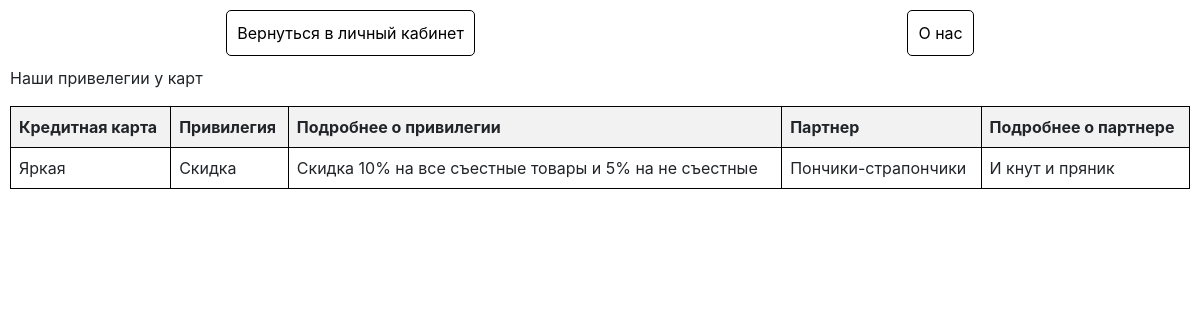
The page /cards on the database its author committed.
### bank_account/models.py (models this page shows, shortened)
class CardTypePrivileges(models.Model):
    privileges = models.ForeignKey(Privileges, on_delete=models.CASCADE)
    credit_card_type = models.ForeignKey(CreditCardType, on_delete=models.CASCADE)

class CreditCardType(models.Model):
    name = models.CharField(max_length=255)
    description = models.CharField(max_length=255)
    def __str__(self):
        return self.name

class Privileges(models.Model):
    name = models.CharField(max_length=255)
    description = models.CharField(max_length=255)
    bank_partner = models.ForeignKey(BankPartner, on_delete=models.CASCADE)
    privilege_type = models.ForeignKey(PrivilegeType, on_delete=models.CASCADE)

class PrivilegeType(models.Model):
    name = models.CharField(max_length=255)
    description = models.CharField(max_length=255)
    def __str__(self):
        return self.name

class BankPartner(models.Model):
    name = models.CharField(max_length=255)
    description = models.CharField(max_length=255)
    def __str__(self):
        return self.name

### bank_account/views.py (the view)
# urls.py: path('cards', CardTypePrivilegesView.as_view(), name='cards'),
class CardTypePrivilegesView(View):
    def get(self, request, *args, **kwargs):
        card_type_privileges = CardTypePrivileges.objects.all()
        context = {
            'card_type_privileges': card_type_privileges,
        }
        return render(request, 'bank_account/card_type_privileges.html', context)

### bank_account/templates/bank_account/card_type_privileges.html (shortened to what this page needs)
<!DOCTYPE html>
<html lang="en">
<head>
    <link href="https://maxcdn.bootstrapcdn.com/bootstrap/4.0.0/css/bootstrap.min.css" rel="stylesheet">
</head>
<body>
<header>
    <a href="{% url 'bank-account' %}">Вернуться в личный кабинет</a>
    <a href="{% url 'about_us' %}">О нас</a>
</header>
<div style="margin: 10px">
    <p>Наши привелегии у карт</p>
    <table>
        <tr>
            <th>Кредитная карта </th>
            <th>Привилегия</th>
            <th>Подробнее о привилегии</th>
            <th>Партнер</th>
            <th>Подробнее о партнере</th>
        </tr>
        {% for card_type_privilege in card_type_privileges %}
            <tr>
                <td>{{ card_type_privilege.credit_card_type }}</td>
                <td>{{ card_type_privilege.privileges.privilege_type }}</td>
                <td>{{ card_type_privilege.privileges.privilege_type.description }}</td>
                <td>{{ card_type_privilege.privileges.bank_partner }}</td>
                <td>{{ card_type_privilege.privileges.bank_partner.description }}</td>
            </tr>
        {% endfor %}
    </table>
    <br>
</div>
</body>
</html>

### bank_account/templates/bank_account/card_type_privileges.html (style rules this page uses)
table { border-collapse: collapse; width: 100%; }
th, td { border: 1px solid black; padding: 8px; text-align: left; }
th { background-color: #f2f2f2; }
header { display: flex; justify-content: space-around; margin: 10px; }
header a { text-decoration: none; color: #000; padding: 10px; border: 1px solid #000; border-radius: 5px; }

### rows shown on the page
CardTypePrivileges: credit_card_type "Яркая", privileges.privilege_type "Скидка", privileges.privilege_type.description "Скидка 10% на все съестные товары и 5% на не съестные", privileges.bank_partner "Пончики-страпончики", privileges.bank_partner.description "И кнут и пряник"
